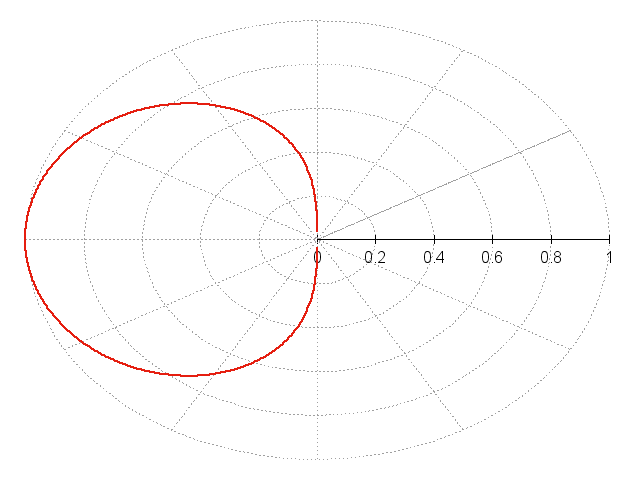

This chart was generated by the following gnuplot code:
set term png transparent
set output "./dipole/parabora.png"

unset key
unset xtics
unset ytics

set clip points
set dummy t, y
set polar
set g polar
unset border
set samples 1000, 1000
# set xzeroaxis
# set yzeroaxis
# set zzeroaxis
set trange [ 0 : 2*pi ] noreverse nowriteback
plot sqrt(-cos(t)) lc 7 lw 2 notitle